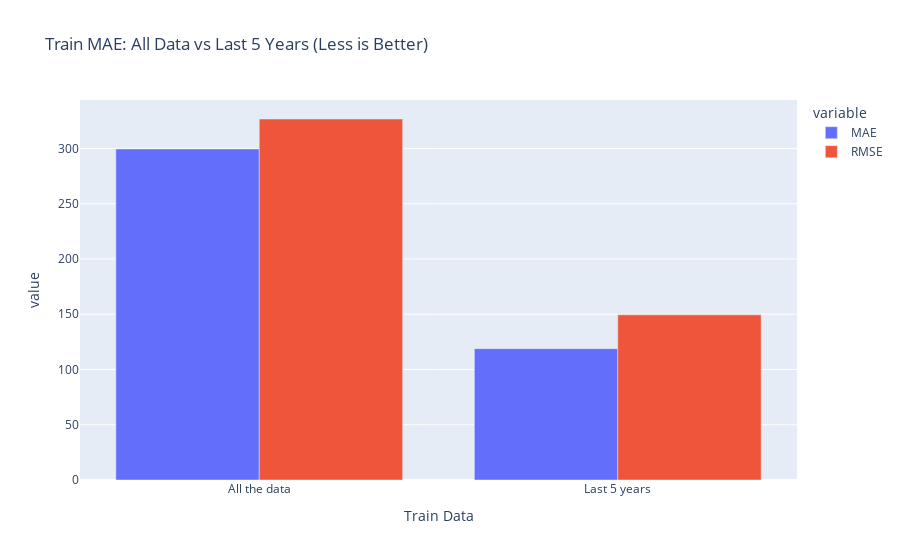

The notebook cell this image was saved under:
### Code cell
px.bar(results, x='Train Data', y=['MAE', 'RMSE'], barmode='group', 
        title='Train MAE: All Data vs Last 5 Years (Less is Better)')

### Figure 1 — Plotly figure (JSON) as saved in the notebook; plotly's stock layout.template omitted (floating-point values rounded to 4 significant figures)
{"data": [{"alignmentgroup": "True", "hovertemplate": "variable=MAE<br>Train Data=%{x}<br>value=%{y}<extra></extra>", "legendgroup": "MAE", "marker": {"color": "#636efa", "pattern": {"shape": ""}}, "name": "MAE", "offsetgroup": "MAE", "orientation": "v", "showlegend": true, "textposition": "auto", "type": "bar", "x": ["All the data", "Last 5 years"], "xaxis": "x", "y": [299.5, 118.8], "yaxis": "y"}, {"alignmentgroup": "True", "hovertemplate": "variable=RMSE<br>Train Data=%{x}<br>value=%{y}<extra></extra>", "legendgroup": "RMSE", "marker": {"color": "#EF553B", "pattern": {"shape": ""}}, "name": "RMSE", "offsetgroup": "RMSE", "orientation": "v", "showlegend": true, "textposition": "auto", "type": "bar", "x": ["All the data", "Last 5 years"], "xaxis": "x", "y": [326.6, 149.4], "yaxis": "y"}], "layout": {"barmode": "group", "legend": {"title": {"text": "variable"}, "tracegroupgap": 0}, "title": {"text": "Train MAE: All Data vs Last 5 Years (Less is Better)"}, "xaxis": {"anchor": "y", "domain": [0, 1], "title": {"text": "Train Data"}}, "yaxis": {"anchor": "x", "domain": [0, 1], "title": {"text": "value"}}}}
